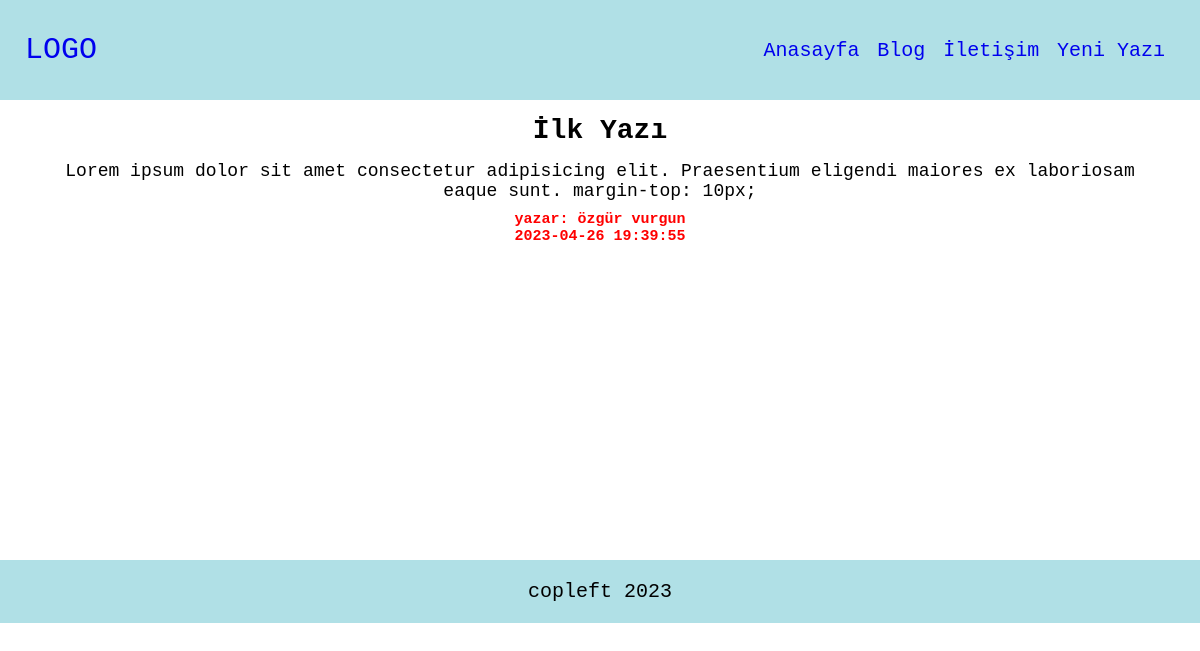
/?url=blog/read-more&id=1, run on the app's committed database.
### tables this page shows
CREATE TABLE `basic_mvc` (
  `id` int(11) NOT NULL,
  `writer` varchar(100) NOT NULL,
  `subj` varchar(400) NOT NULL,
  `content` varchar(10000) NOT NULL,
  `date` timestamp NOT NULL DEFAULT current_timestamp() ON UPDATE current_timestamp()
);

### view/view.php (called while the page is built)
<?php
function viewPage($src, $values)
{
    require_once './view/public/header-footer/header.php';
    ($src == '404.php') ? require_once './view/public/' . $src : require_once './view/custom/' . $src;
    require_once './view/public/header-footer/footer.php';
}

### controller/blog.php (called while the page is built, shortened)
<?php
function readMore()
{
    $id = $_GET['id'];
    $blogData = getReadMore($id);
    viewPage(
        'readmore.php',
        [
            'title' => 'devamını oku...',
            'active' => '',
            'blog-content' => $blogData
        ]
    );
}

### controller/controller.php (called while the page is built, shortened)
<?php
require_once './view/view.php';
function controller($src, $function)
{
    $function();
}

### model/db.php (called while the page is built, shortened)
<?php
$host = 'localhost';
$db_name = 'mvc';
$user = 'root';
$password = '';
try {
    $db = new PDO(
        "mysql:host=$host;dbname=$db_name" . ";charset=utf8",
        $user,
        $password
    );
} catch (PDOException $e) {
    echo $e->getMessage();
}
function getReadMore($id)
{
    global $db;
    $result = $db->query("SELECT * FROM basic_mvc WHERE id=$id")->fetchAll(PDO::FETCH_ASSOC);
    return $result;
}

### view/custom/readmore.php (the view)
<?php
$value = $values["blog-content"][0];
?>
<article>
    <h1><?= $value['subj'] ?></h1>
    <p><?= $value['content']; ?></p>
    <h5>yazar: <?= $value['writer'] ?></h5>
    <h5><?= $value['date']; ?></h5>
</article>
<br><br><br><br><br><br><br><br><br><br><br>
<br><br><br><br><br><br><br><br><br>

### view/public/header-footer/header.php (style rules this page uses)
* { margin: 0; padding: 0; box-sizing: border-box; font-family: monospace; text-decoration: none; list-style: none; }
article { margin-top: 15px; margin-bottom: 15px; text-align: center; }
article p { font-size: 18px; padding: 0 60px; margin-bottom: 10px; }
article h1 { margin-top: 10px; margin-bottom: 15px; font-size: 28px; }
article h5 { font-size: 15px; color: red; }

### data on the page
basic_mvc: subj "İlk Yazı", content "Lorem ipsum dolor sit amet consectetur adipisicing elit. Praesentium eligendi maiores ex laboriosam eaque sunt. margin-top: 10px;", writer "özgür vurgun", date "2023-04-26 19:39:55"
